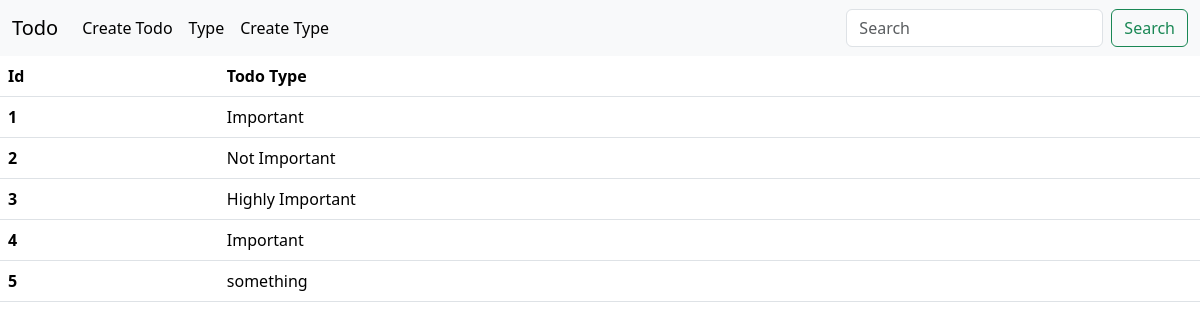
Page /type/ on the earlier database version.
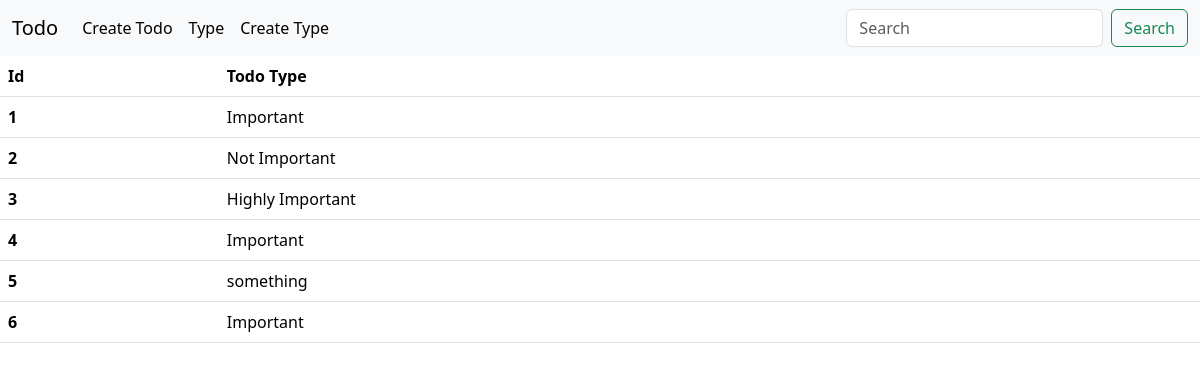
Same page on the later database version.
### base/models.py (models this page shows)
class Type(models.Model):
    name = models.CharField(max_length=300)

### base/views.py (the view)
# urls.py: path('type/', type, name = 'type'),
def type(request):
    types = Type.objects.all()
    return render(request, 'type.html', context={'types': types})

### templates/type.html (shortened to what this page needs)
<!DOCTYPE html>
<html lang="en">
<head>
    <link href="https://cdn.jsdelivr.net/npm/bootstrap@5.3.6/dist/css/bootstrap.min.css" rel="stylesheet">
</head>
<body>
  {% include 'nav.html' %}
    <table class="table">
  <thead>
    <tr>
      <th scope="col">Id</th>
      <th scope="col">Todo Type</th>
    </tr>
  </thead>
  <tbody>
    {% for type in types%}
        <tr>
        <th scope="row">{{type.id}}</th>
        <td>{{type.name}}</td>
        </tr>
    {% endfor %}
  </tbody>
</table>
</body>
</html>

Differences in the rows shown:
added Type: id "6", name "Important"
